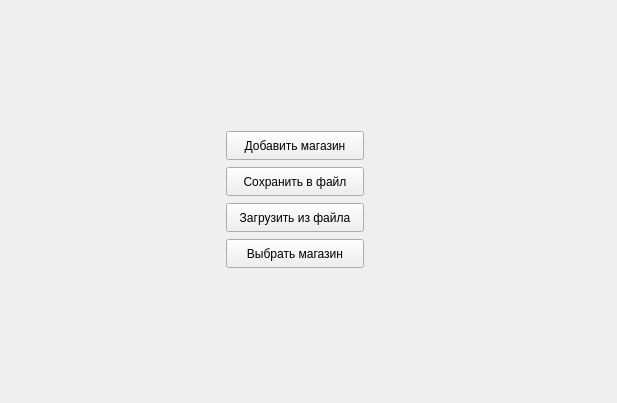
<?xml version="1.0" encoding="UTF-8"?>
<ui version="4.0">
 <class>MainWindow</class>
 <widget class="QMainWindow" name="MainWindow">
  <property name="enabled">
   <bool>true</bool>
  </property>
  <property name="geometry">
   <rect>
    <x>0</x>
    <y>0</y>
    <width>617</width>
    <height>403</height>
   </rect>
  </property>
  <property name="windowTitle">
   <string>MainWindow</string>
  </property>
  <property name="styleSheet">
   <string notr="true"/>
  </property>
  <widget class="QWidget" name="centralwidget">
   <widget class="QWidget" name="verticalLayoutWidget">
    <property name="geometry">
     <rect>
      <x>200</x>
      <y>130</y>
      <width>191</width>
      <height>141</height>
     </rect>
    </property>
    <layout class="QVBoxLayout" name="verticalLayout">
     <property name="leftMargin">
      <number>10</number>
     </property>
     <property name="rightMargin">
      <number>10</number>
     </property>
     <item alignment="Qt::AlignmentFlag::AlignHCenter">
      <widget class="QPushButton" name="AddButton">
       <property name="minimumSize">
        <size>
         <width>138</width>
         <height>29</height>
        </size>
       </property>
       <property name="text">
        <string>Добавить магазин</string>
       </property>
      </widget>
     </item>
     <item alignment="Qt::AlignmentFlag::AlignHCenter">
      <widget class="QPushButton" name="SaveButton">
       <property name="enabled">
        <bool>true</bool>
       </property>
       <property name="minimumSize">
        <size>
         <width>138</width>
         <height>29</height>
        </size>
       </property>
       <property name="text">
        <string>Сохранить в файл</string>
       </property>
      </widget>
     </item>
     <item alignment="Qt::AlignmentFlag::AlignHCenter">
      <widget class="QPushButton" name="UploadButton">
       <property name="minimumSize">
        <size>
         <width>138</width>
         <height>29</height>
        </size>
       </property>
       <property name="text">
        <string>Загрузить из файла</string>
       </property>
      </widget>
     </item>
     <item alignment="Qt::AlignmentFlag::AlignHCenter">
      <widget class="QPushButton" name="ChooseButton">
       <property name="minimumSize">
        <size>
         <width>138</width>
         <height>29</height>
        </size>
       </property>
       <property name="text">
        <string>Выбрать магазин</string>
       </property>
      </widget>
     </item>
    </layout>
   </widget>
  </widget>
  <action name="action">
   <property name="text">
    <string>Главное меню</string>
   </property>
  </action>
 </widget>
 <resources/>
 <connections/>
</ui>
